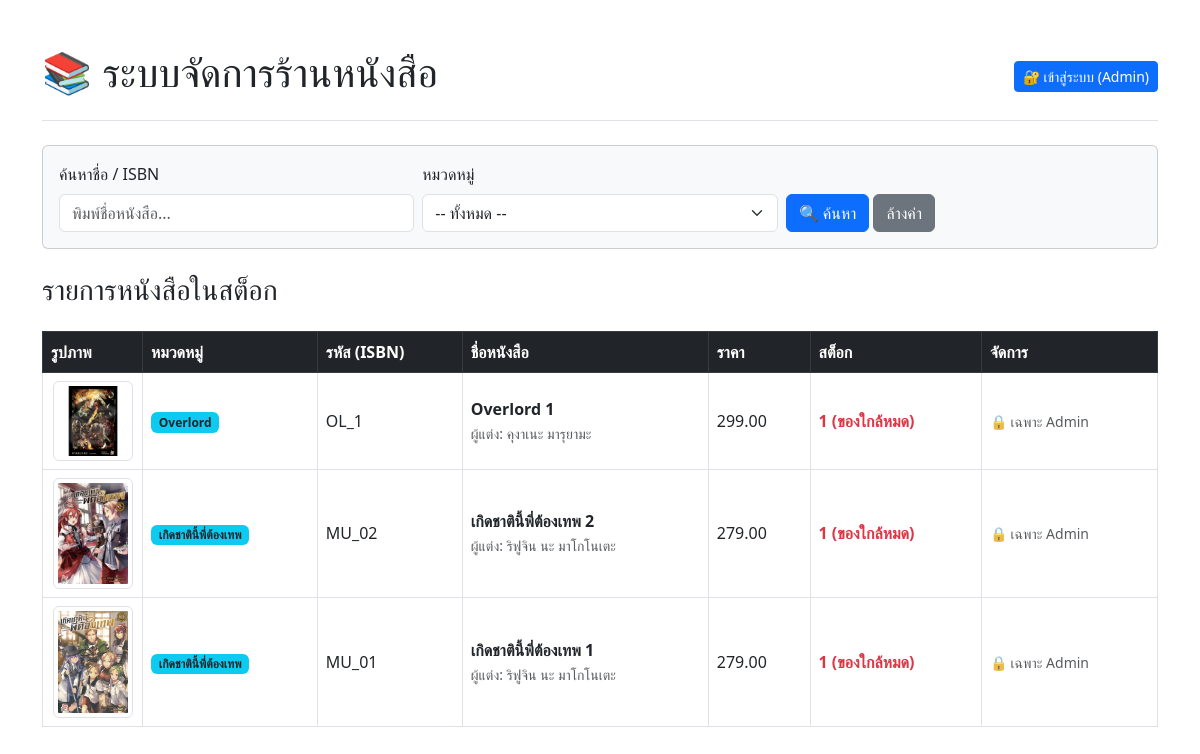
The page / on the database its author committed.
### tables this page shows
CREATE TABLE `books` (
  `id` int(11) NOT NULL,
  `isbn` varchar(20) NOT NULL,
  `title` varchar(255) NOT NULL,
  `author` varchar(255) DEFAULT NULL,
  `price` decimal(10,2) DEFAULT 0.00,
  `stock` int(11) DEFAULT 0,
  `image` varchar(255) DEFAULT NULL,
  `created_at` timestamp NOT NULL DEFAULT current_timestamp(),
  `category_id` int(11) DEFAULT NULL
);

CREATE TABLE `categories` (
  `id` int(11) NOT NULL,
  `name` varchar(255) DEFAULT NULL
);

### index.php (the view, shortened to what this page needs)
<?php
require_once 'db_connect.php';
$search_text = "";
$sql = "SELECT books.*, categories.name AS category_name
        FROM books
        LEFT JOIN categories ON books.category_id = categories.id";
$sql .= " ORDER BY books.created_at DESC";
$result = $conn->query($sql);
?>
<!DOCTYPE html>
<html lang="th">
<head>
    <link href="https://cdn.jsdelivr.net/npm/bootstrap@5.3.0/dist/css/bootstrap.min.css" rel="stylesheet">
</head>
<body>
    <div class="container mt-5">
        <div class="d-flex justify-content-between align-items-center mb-4 border-bottom pb-3">
            <h1>📚 ระบบจัดการร้านหนังสือ</h1>
            <div>
            <?php if (isset($_SESSION['user_id'])): ?>
                <a href="dashboard.php" class="btn btn-info btn-sm text-white me-2">
                    📊 ดูภาพรวม
                </a>
                <span class="me-2 text-muted">
                    ผู้ใช้งาน: <strong><?php echo $_SESSION['username']; ?></strong>
                </span>
                <a href="logout.php" class="btn btn-danger btn-sm">🚪 ออกจากระบบ</a>
            <?php else: ?>
                <a href="login.php" class="btn btn-primary btn-sm">🔐 เข้าสู่ระบบ (Admin)</a>
            <?php endif; ?>
        </div>
        </div>
        <div class="card mb-4 bg-light">
            <div class="card-body">
                <form method="GET" action="" class="row g-2 align-items-center">
                    <div class="col-md-4">
                        <label class="form-label">ค้นหาชื่อ / ISBN</label>
                        <input type="text" name="search_text" class="form-control"
                               placeholder="พิมพ์ชื่อหนังสือ..." value="<?php echo htmlspecialchars($search_text); ?>">
                    </div>
                    <div class="col-md-4">
                        <label class="form-label">หมวดหมู่</label>
                        <select name="category_id" class="form-select">
                            <option value="">-- ทั้งหมด --</option>
                        </select>
                    </div>
                    <div class="col-md-4 align-self-end">
                        <button type="submit" class="btn btn-primary">🔍 ค้นหา</button>
                        <a href="index.php" class="btn btn-secondary">ล้างค่า</a>
                    </div>
                </form>
            </div>
        </div>
        <div class="d-flex justify-content-between align-items-center mb-3">
            <h3>รายการหนังสือในสต็อก</h3>
        </div>
        <table class="table table-bordered table-hover align-middle">
            <thead class="table-dark">
                <tr>
                    <th width="100">รูปภาพ</th>
                    <th>หมวดหมู่</th>
                    <th>รหัส (ISBN)</th>
                    <th>ชื่อหนังสือ</th>
                    <th>ราคา</th>
                    <th>สต็อก</th>
                    <th>จัดการ</th>
                </tr>
            </thead>
            <tbody>
                <?php if ($result->num_rows > 0): ?>
                    <?php while($row = $result->fetch_assoc()): ?>
                        <tr>
                            <td class="text-center">
                                <?php if(!empty($row['image'])): ?>
                                    <img src="uploads/<?php echo $row['image']; ?>" width="80" class="img-thumbnail">
                                <?php else: ?>
                                    <span class="text-muted">ไม่มีรูป</span>
                                <?php endif; ?>
                            </td>
                            <td>
                                <span class="badge bg-info text-dark">
                                    <?php echo isset($row['category_name']) ? $row['category_name'] : '-'; ?>
                                </span>
                            </td>
                            <td><?php echo $row['isbn']; ?></td>
                            <td>
                                <strong><?php echo $row['title']; ?></strong><br>
                                <small class="text-muted">ผู้แต่ง: <?php echo $row['author']; ?></small>
                            </td>
                            <td><?php echo number_format($row['price'], 2); ?></td>
                            <td>
                                <?php
                                    if($row['stock'] < 5) echo "<span class='text-danger fw-bold'>" . $row['stock'] . " (ของใกล้หมด)</span>";
                                    else echo $row['stock'];
                                ?>
                            </td>
                            <td>
                                <?php if (isset($_SESSION['user_id'])): ?>
                                    <a href="edit.php?id=<?php echo $row['id']; ?>" class="btn btn-warning btn-sm">แก้ไข</a>
                                    <a href="delete.php?id=<?php echo $row['id']; ?>" class="btn btn-danger btn-sm" onclick="return confirm('ยืนยันการลบ?');">ลบ</a>
                                <?php else: ?>
                                    <span class="text-muted small">🔒 เฉพาะ Admin</span>
                                <?php endif; ?>
                            </td>
                        </tr>
                    <?php endwhile; ?>
                <?php else: ?>
                    <tr><td colspan="7" class="text-center text-danger p-4">ไม่พบข้อมูลหนังสือที่ค้นหา</td></tr>
                <?php endif; ?>
            </tbody>
        </table>
    </div>
</body>
</html>

### rows shown on the page
books: image (picture), category.name "Overlord", isbn "OL_1", title "Overlord 1", author "คุงาเนะ มารุยามะ", price "299.00", stock "1"
books: image (picture), category.name "เกิดชาตินี้พี่ต้องเทพ", isbn "MU_02", title "เกิดชาตินี้พี่ต้องเทพ 2", author "ริฟูจิน นะ มาโกโนเตะ", price "279.00", stock "1"
books: image (picture), category.name "เกิดชาตินี้พี่ต้องเทพ", isbn "MU_01", title "เกิดชาตินี้พี่ต้องเทพ 1", author "ริฟูจิน นะ มาโกโนเตะ", price "279.00", stock "1"
